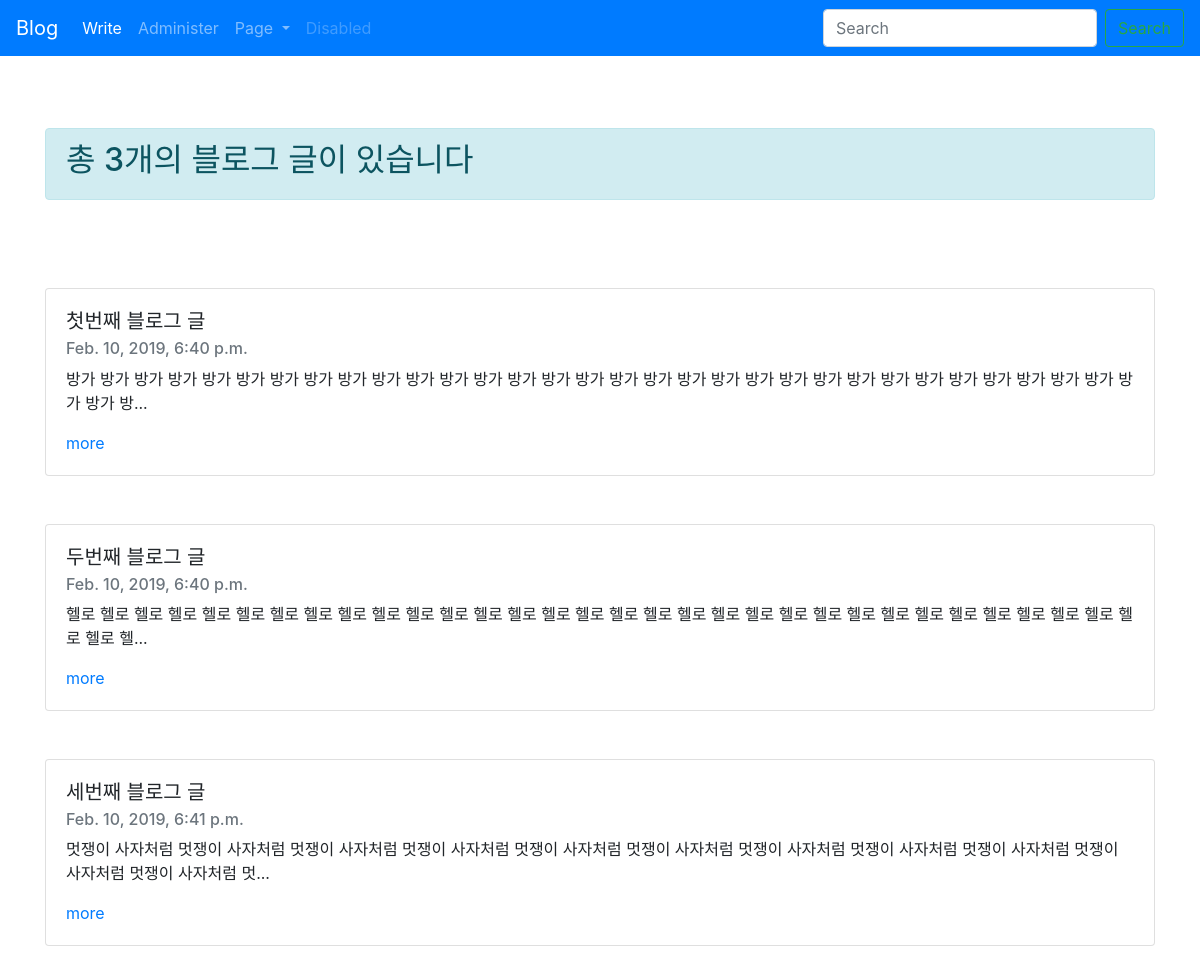
Before: / with the older database file.
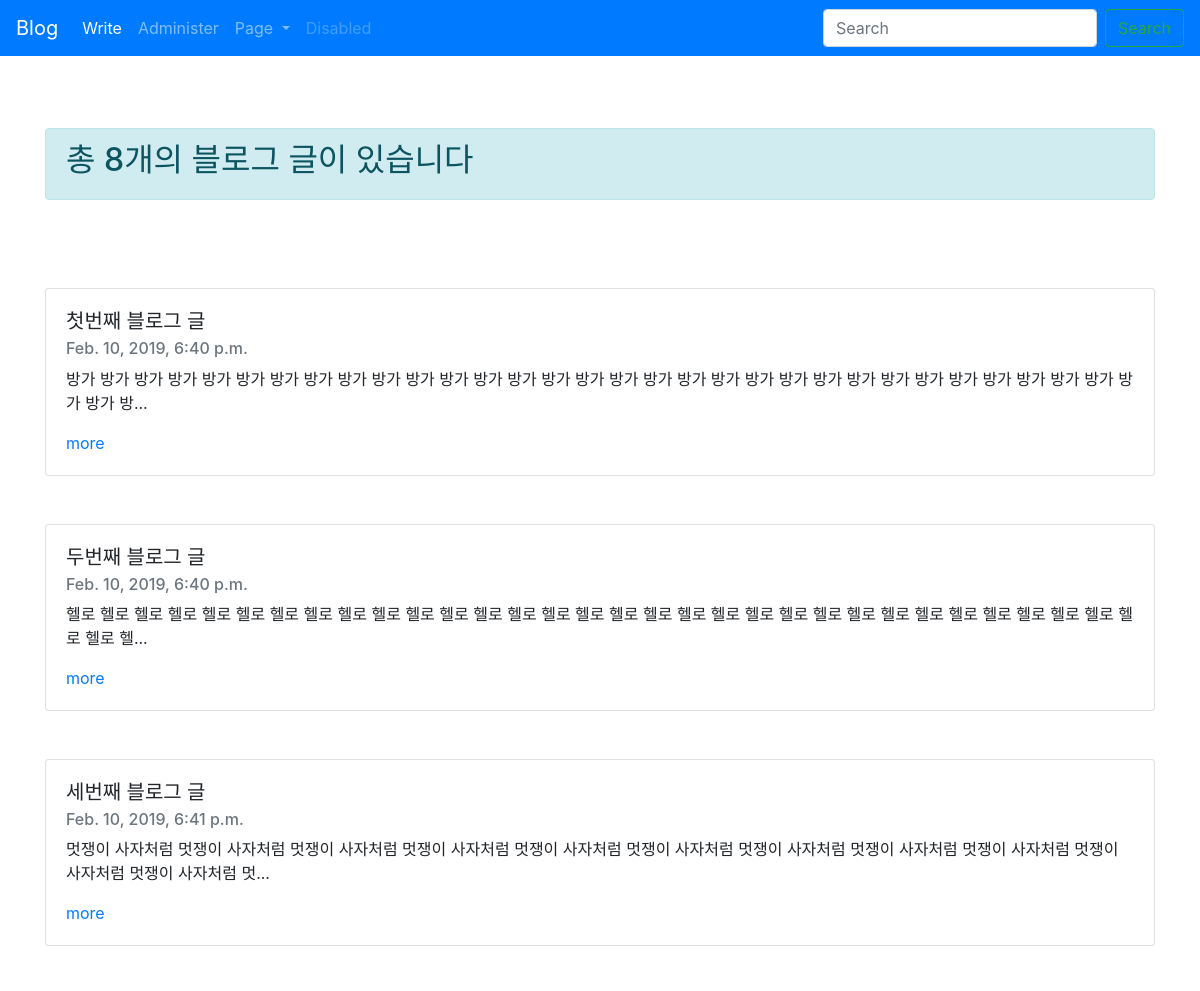
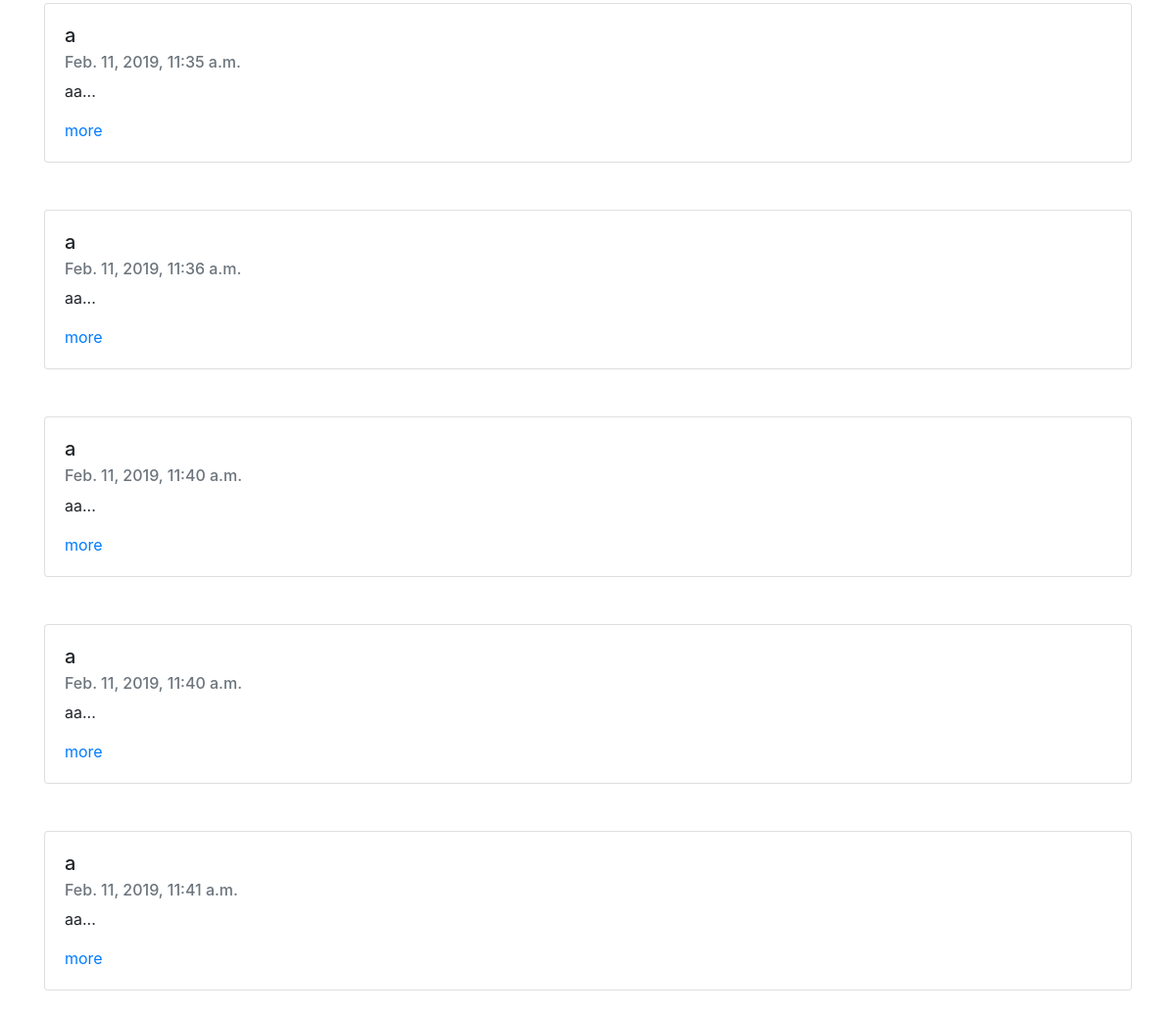
After: the same page with the newer database file (2 pictures, top to bottom).
### blogapp/models.py (models this page shows, shortened)
class Blog(models.Model):
    title=models.CharField(max_length=200)
    pub_date = models.DateTimeField('date published')
    body= models.TextField()
    def summary(self):
        return self.body[:100]

### blogapp/views.py (the view)
# urls.py: path('',blogapp.views.home, name='home'),
def home(request):
    blogs = Blog.objects #쿼리셋
    return render(request,'home.html',{'blogs' : blogs})

### blogapp/templates/home.html
{%extends 'base.html'%}
{% block contents%}
<body>
        <div class="container">
            <div class="alert alert-info" role="alert">
                <h2>총 {{blogs.count}}개의 블로그 글이 있습니다</h2>
            </div>
            <br><br><br>
            {% for blog in blogs.all%}
            <div class="card">
                    <div class="card-body">
                      <h5 class="card-title">{{blog.title}}</h5>
                      <h6 class="card-subtitle mb-2 text-muted">{{blog.pub_date}}</h6>
                      <p class="card-text">{{blog.summary}}...</p>
                      <a href=" {%url 'detail' blog.id%} ">more</a>
                    </div>
                  </div>
                <br><br>
            {%endfor%}
        </div>
    </body>
</html>
{% endblock %}

### blogapp/templates/base.html (shortened to what this page needs)
<html>
    <head>
        <link rel="stylesheet" href="https://stackpath.bootstrapcdn.com/bootstrap/4.2.1/css/bootstrap.min.css">
    </head>
    <body>
            <nav class="navbar navbar-expand-lg navbar-dark bg-primary">
                    <a class="navbar-brand" href="/">Blog</a>
                    <div class="collapse navbar-collapse" id="navbarSupportedContent">
                      <ul class="navbar-nav mr-auto">
                        <li class="nav-item active">
                          <a class="nav-link" href="{% url 'new' %}">Write <span class="sr-only">(current)</span></a>
                        </li>
                        <li class="nav-item">
                          <a class="nav-link" href="/admin">Administer</a>
                        </li>
                        <li class="nav-item dropdown">
                          <a class="nav-link dropdown-toggle" href="#" id="navbarDropdown" role="button" data-toggle="dropdown" aria-haspopup="true" aria-expanded="false">
                            Page
                          </a>
                        </li>
                        <li class="nav-item">
                          <a class="nav-link disabled" href="#" tabindex="-1" aria-disabled="true">Disabled</a>
                        </li>
                      </ul>
                      <form class="form-inline my-2 my-lg-0">
                        <input class="form-control mr-sm-2" type="search" placeholder="Search" aria-label="Search">
                        <button class="btn btn-outline-success my-2 my-sm-0" type="submit">Search</button>
                      </form>
                    </div>
                  </nav>
                  <br><br><br>
{% block contents %}
{% endblock %}
</body>

Changed rows visible on the page:
added Blog: title "a", pub_date "Feb. 11, 2019, 11:35 a.m.", summary "aa"
added Blog: title "a", pub_date "Feb. 11, 2019, 11:36 a.m.", summary "aa"
added Blog: title "a", pub_date "Feb. 11, 2019, 11:40 a.m.", summary "aa"
added Blog: title "a", pub_date "Feb. 11, 2019, 11:40 a.m.", summary "aa"
added Blog: title "a", pub_date "Feb. 11, 2019, 11:41 a.m.", summary "aa"
Other visible differences:
{{ blogs.count }}: "3" → "8"
